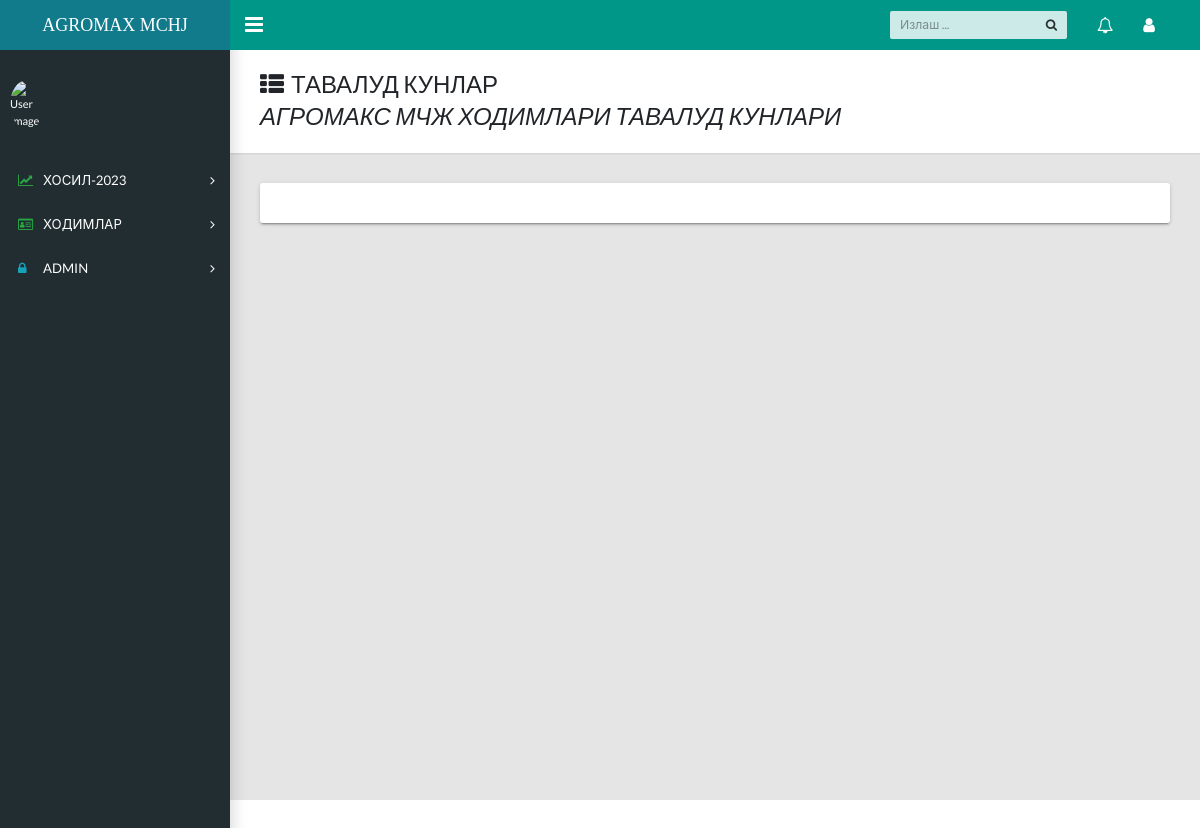
/tavalud/, run on an earlier commit of the app's database.
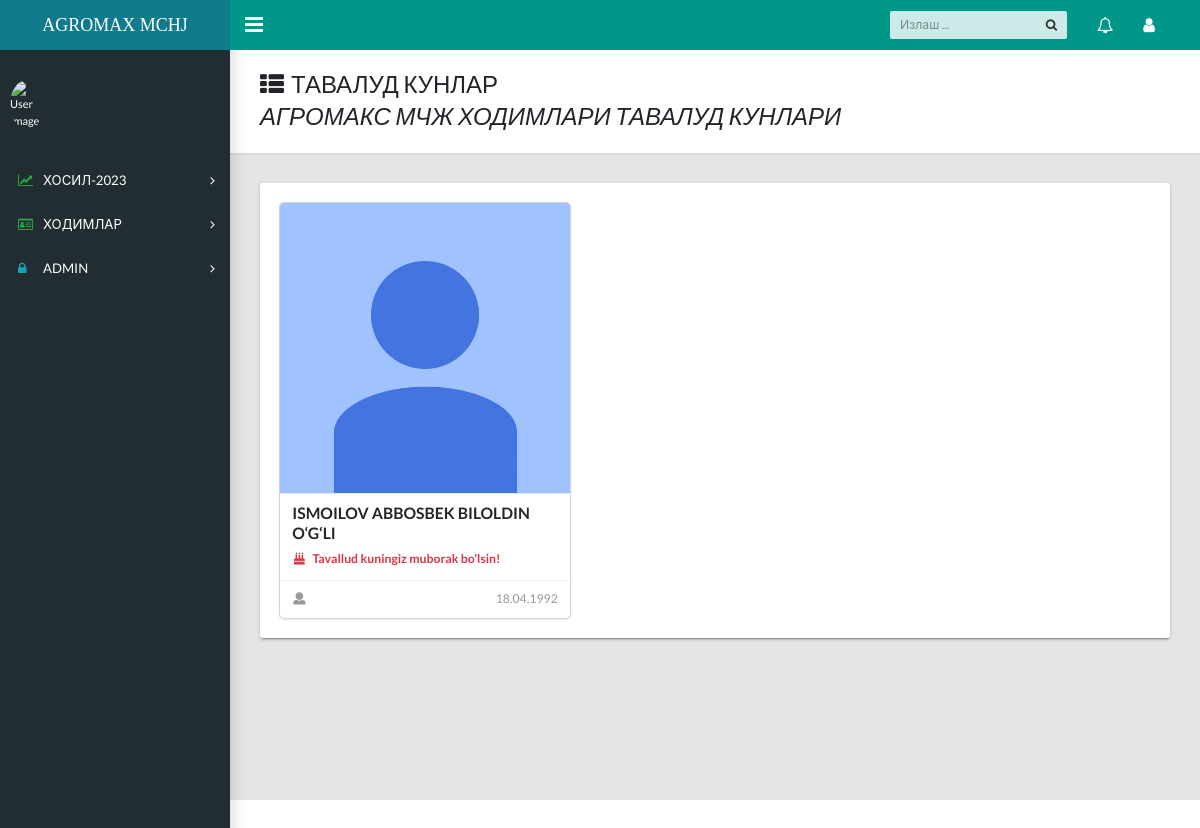
And on a later commit of the database.
### homes/models.py (models this page shows, shortened)
class Hodim(models.Model):
    f_name=models.CharField(max_length=100)
    l_name=models.CharField(max_length=100)
    full_name=models.CharField(max_length=100)
    bolim=models.ForeignKey('Bolim',on_delete=models.PROTECT,null=True,blank=True)
    lavozim=models.ForeignKey('Lavozim',on_delete=models.PROTECT,null=True,blank=True)
    birthday=models.DateField()
    jshir=models.CharField(max_length=14)
    pasport=models.CharField(max_length=9,null=True,blank=True)
    pic=models.ImageField(upload_to=get_image_path,default='default/avatar.png')

### login/views.py (the view)
# urls.py: path('tavalud/',tavalud,name='tavalud'),
def tavalud(request):
    dates=datetime.now().strftime("%d.%m")
    tavalud=Hodim.objects.all()
    context={"tavalud":tavalud,"dates":dates}
    return render(request,'kadr/tavalud.html',context)

### templates/kadr/tavalud.html (shortened to what this page needs)
{% extends 'homes/dashboard.html' %}
{% load static %}
{% block content %}
<main class="app-content">
  <div class="app-title">
    <div>
      <h1><i class="fa fa-th-list pr-2"></i>ТАВАЛУД КУНЛАР
      <p>АГРОМАКС МЧЖ ХОДИМЛАРИ ТАВАЛУД КУНЛАРИ</p>
    </div>
    </div>
  <div class="row">
    <div class="col-lg-12">
      <div class="tile">
        <div class="tile-body">
          {% include 'kadr/tavalud-inc.html' %}
        </div>
      </div>
    </div>
  </div>
</main>
{% endblock %}

### templates/kadr/tavalud-inc.html (shortened to what this page needs)
<div class="ui link cards ">
{% for i in tavalud %}
{% if i.birthday|date:'d.m' == dates  %}
<div class="card">
  <div class="image">
    <img src="{{i.pic.url}}">
  </div>
  <div class="content">
    <div class="header">{{i.l_name}} {{i.f_name}} {{i.full_name}}</div>
    <div class="description text-danger font-weight-bold">
      <i class="birthday cake icon"></i>
      Tavallud kuningiz muborak bo'lsin!
    </div>
  </div>
  <div class="extra content">
    <span class="right floated">
      {{i.birthday|date:'d.m.Y'}}
    </span>
    <span>
      <i class="user icon"></i>
    </span>
  </div>
</div>
{% endif %}
{% endfor %}
</div>

What changed in the data, as far as the page shows it:
added Hodim: pic (placeholder picture), l_name "ISMOILOV", f_name "ABBOSBEK", full_name "BILOLDIN O‘G‘LI", birthday "18.04.1992"
